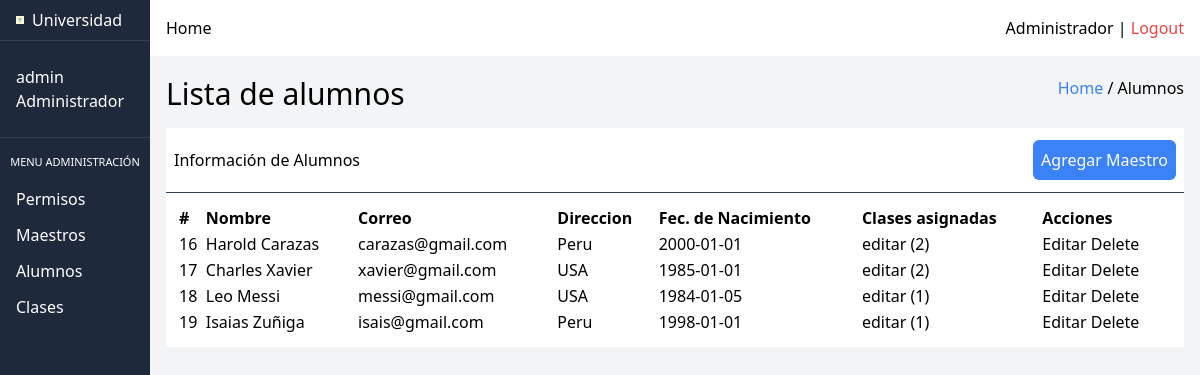
Screenshot of /index.php?action=instructor-table (signed in) with the database file from the repository.
### tables this page shows
CREATE TABLE `instructor` (
  `id` int(11) NOT NULL,
  `user_id` int(11) NOT NULL
);

CREATE TABLE `user` (
  `id` int(11) NOT NULL,
  `email` varchar(50) NOT NULL,
  `password` varchar(100) NOT NULL,
  `firstname` varchar(100) NOT NULL,
  `lastname` varchar(100) NOT NULL,
  `address` varchar(150) NOT NULL,
  `birthday` timestamp NOT NULL DEFAULT current_timestamp() ON UPDATE current_timestamp(),
  `role_id` int(11) NOT NULL
);

### src/DB.php (called while the page is built, shortened)
<?php
class DB
{
    private $pdo;
    public function __construct()
    {
        try {
            $host = $_ENV["DB_HOST"];
            $dbname = $_ENV["DB_DATABASE"];
            $port = $_ENV["DB_PORT"];
            $username = $_ENV["DB_USERNAME"];
            $password = $_ENV["DB_PASSWORD"];
            $attributes = [PDO::ATTR_ERRMODE => PDO::ERRMODE_EXCEPTION];
            $dsn = "mysql:host=$host;dbname=$dbname;port=$port";
            $this->pdo = new PDO($dsn, $username, $password, $attributes);
        } catch (PDOException $e) {
            echo "ERROR: " . $e->getMessage();
        }
    }
    public function connect()
    {
        return $this->pdo;
    }
}
?>

### src/models/Instructor.php (called while the page is built, shortened)
<?php
require_once($_SERVER["DOCUMENT_ROOT"] . "/src/DB.php");
class Instructor
{
    public function findAllWithUser()
    {
        $pdo = new DB();
        $query = "
        SELECT instructor.id, concat(firstname, ' ', lastname) as fullname, email, address, DATE_FORMAT(birthday, '%Y-%m-%d') as birthday, count(clases.instructor_id) as count
        FROM instructor
        INNER JOIN user
                ON user.id = instructor.user_id
	    LEFT JOIN clases
    	    ON instructor.id = clases.instructor_id
        GROUP BY instructor.id, fullname
        ORDER BY instructor.id;
        ";
        $stmnt = $pdo->connect()->query($query);
        $data = [];
        while ($row = $stmnt->fetch(PDO::FETCH_ASSOC)) {
            array_push($data, $row);
        }
        return $data;
    }
}
?>

### src/views/admin/instructors/table-instructors.php (the view, shortened to what this page needs)
<?php require $_SERVER['DOCUMENT_ROOT'] . '/src/templates/head.php'; ?>
</head>
<body>
    <div class="grid grid-cols-8 grid-flow-col">
        <?php require_once $_SERVER['DOCUMENT_ROOT'] . '/src/templates/aside-admin.php';  ?>
        <div class="col-star-2 col-span-9 bg-gray-100 w-full h-screen">
            <?php require_once $_SERVER['DOCUMENT_ROOT'] . '/src/templates/nav-admin.php';  ?>
            <main>
                <section class="p-4 ">
                    <div class="flex justify-between mb-4">
                        <h1 class="text-3xl">Lista de alumnos</h1>
                        <div>
                            <a class="text-blue-500" href="/index.php">Home</a> / Alumnos
                        </div>
                    </div>
                    <div class="bg-white  divide-y divide-slate-700">
                        <div class="flex justify-between items-center px-2 py-3">
                            <span>Información de Alumnos</span>
                            <a href="/index.php?action=create-instructor-view" class="bg-blue-500 text-white p-2 rounded-md cursor-pointer">Agregar Maestro</a>
                        </div>
                        <div class="p-3">
                            <table class="w-full ">
                                <thead>
                                    <tr>
                                        <td class="font-bold">#</td>
                                        <td class="font-bold">Nombre</td>
                                        <td class="font-bold">Correo</td>
                                        <td class="font-bold">Direccion</td>
                                        <td class="font-bold">Fec. de Nacimiento</td>
                                        <td class="font-bold">Clases asignadas</td>
                                        <td class="font-bold">Acciones</td>
                                    </tr>
                                </thead>
                                <tbody>
                                    <?php foreach ($instructors as $row) { ?>
                                        <tr>
                                            <td><?= $row["id"] ?></td>
                                            <td><?= $row["fullname"] ?></td>
                                            <td><?= $row["email"] ?></td>
                                            <td><?= $row["address"] ?></td>
                                            <td><?= $row["birthday"] ?></td>
                                            <td><a href="/index.php?action=edit-instructor-clases-view&instructor_id=<?= $row["id"] ?>"><?= $row["count"] == 0 ? 'Agregar  (0) ' : 'editar   ' .  "(" . $row["count"] . ")" ?></a></td>
                                            <td>
                                                <a href="?action=edit-instructor-view&user_id=<?= $row["id"] ?>">Editar </a>
                                                <form action="/index.php" method="post" class="inline">
                                                    <button type="submit">Delete</button>
                                                </form>
                                            </td>
                                        </tr>
                                    <?php } ?>
                                </tbody>
                            </table>
                        </div>
                    </div>
                </section>
            </main>
        </div>
    </div>
</body>
</html>

### rows the page displays
instructor: id "16", fullname "Harold Carazas", user.email "carazas@gmail.com", user.address "Peru", birthday "2000-01-01", count "2"
instructor: id "17", fullname "Charles Xavier", user.email "xavier@gmail.com", user.address "USA", birthday "1985-01-01", count "2"
instructor: id "18", fullname "Leo Messi", user.email "messi@gmail.com", user.address "USA", birthday "1984-01-05", count "1"
instructor: id "19", fullname "Isaias Zuñiga", user.email "isais@gmail.com", user.address "Peru", birthday "1998-01-01", count "1"
